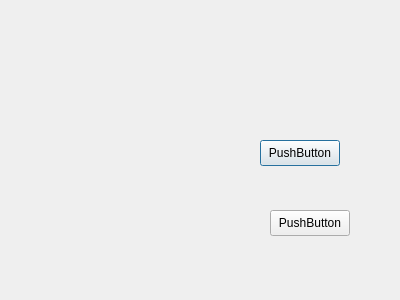
<?xml version="1.0" encoding="UTF-8"?>
<ui version="4.0">
 <class>Dialog</class>
 <widget class="QDialog" name="Dialog">
  <property name="geometry">
   <rect>
    <x>0</x>
    <y>0</y>
    <width>400</width>
    <height>300</height>
   </rect>
  </property>
  <property name="windowTitle">
   <string>Dialog</string>
  </property>
  <widget class="QPushButton" name="pushButton">
   <property name="geometry">
    <rect>
     <x>260</x>
     <y>140</y>
     <width>80</width>
     <height>26</height>
    </rect>
   </property>
   <property name="text">
    <string>PushButton</string>
   </property>
  </widget>
  <widget class="QPushButton" name="pushButton_2">
   <property name="geometry">
    <rect>
     <x>270</x>
     <y>210</y>
     <width>80</width>
     <height>26</height>
    </rect>
   </property>
   <property name="text">
    <string>PushButton</string>
   </property>
  </widget>
 </widget>
 <layoutdefault spacing="6" margin="11"/>
 <resources/>
 <connections/>
</ui>
